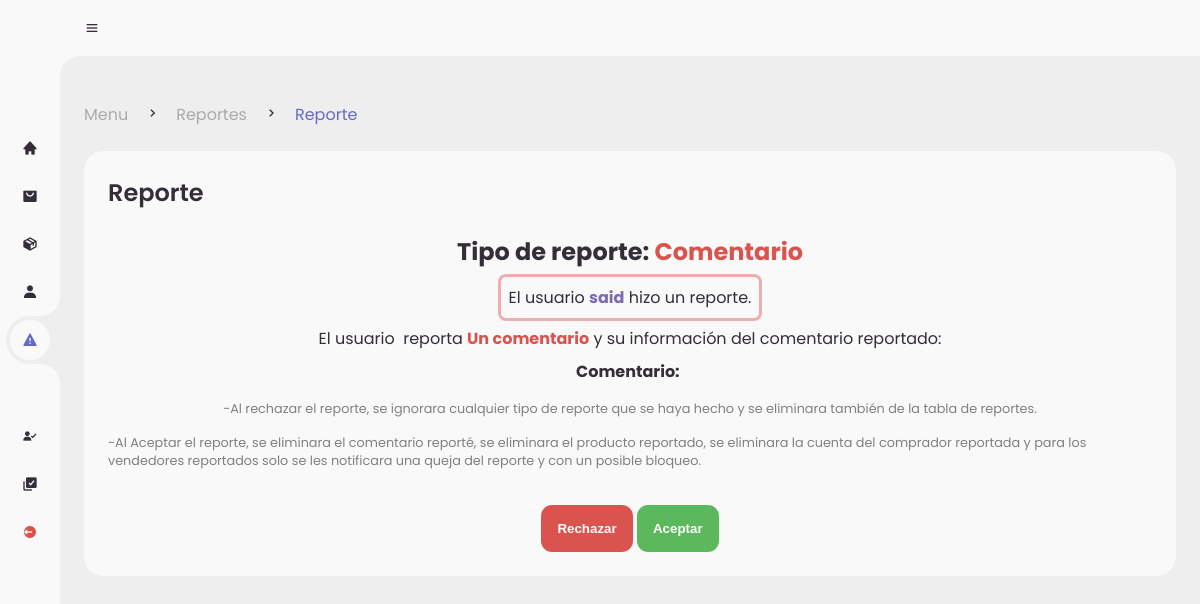
The page /admin/pages/det-reports.php?report=1 on the database as committed earlier.
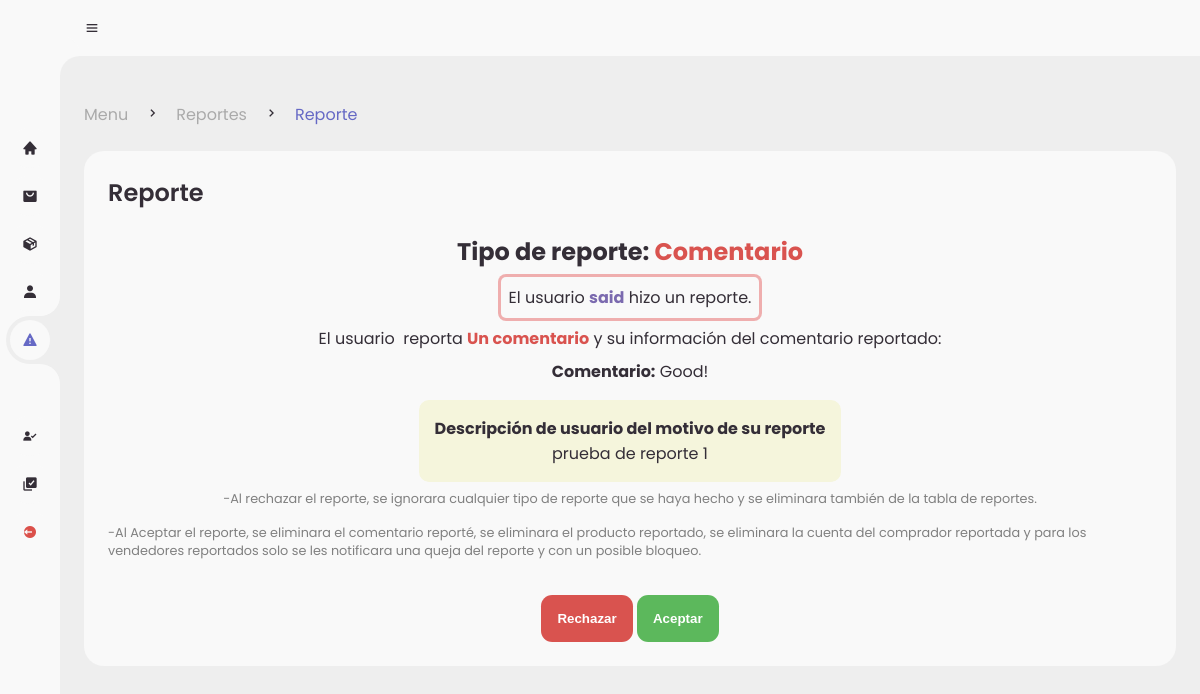
The same page on the database as committed later.
### tables this page shows
CREATE TABLE `reports` (
  `id_report` int(11) NOT NULL,
  `report` varchar(150) NOT NULL,
  `type` varchar(30) NOT NULL,
  `ID_registro` int(11) DEFAULT NULL,
  `id_product` int(11) DEFAULT NULL,
  `id_star` int(11) DEFAULT NULL,
  `id_comment` int(11) DEFAULT NULL,
  `seller` int(11) DEFAULT NULL,
  `buyer` int(11) DEFAULT NULL
);

CREATE TABLE `stars` (
  `id_star` int(11) NOT NULL,
  `star` int(11) NOT NULL,
  `comment` varchar(150) NOT NULL,
  `ID_registro` int(11) DEFAULT NULL,
  `id_product` int(11) DEFAULT NULL
);

### admin/helpers/Sdet-rep.php (the view, shortened to what this page needs)
<?php
    $mensaje = "";
    $id_reporte = $_GET['report'];
?>
<div class="table-data">
				<div class="order">
					<div class="head">
						<h3>Reporte</h3>
					</div>
                <div class="solicitud-vend">
				<?php
					$query = mysqli_query($conn,"SELECT * FROM reports WHERE id_report = $id_reporte");
					$data = mysqli_fetch_array($query);
                    $tipo = $data['type'];
                    $usuario = $data['ID_registro'];
                    $query2 = mysqli_query($conn,"SELECT * FROM registro WHERE ID = $usuario");
                    $data2 = mysqli_fetch_array($query2);
				?>
                    <h2 class="title-report">Tipo de reporte:&nbsp;<strong><?php echo $tipo?></strong></h2>
                    <p class="data-report">El usuario&nbsp;<strong ><?php echo $data2['Nombre']?></strong> hizo un reporte.</p>
                    <p>El usuario &nbsp;reporta
                        <?php
                            switch($tipo){
                            case 'Comentario':
                                    $mensaje = 1;
                                    $star=$data['id_star'];
                                    $getStars = mysqli_query($conn,"SELECT * FROM stars WHERE id_star = $star");
                                    $data_star = mysqli_fetch_array($getStars);
                                    echo "<strong style='color:#d9534f'>Un comentario</strong>&nbsp;";
                                    echo "y su información del comentario reportado:<br><center><strong>Comentario:</strong>&nbsp;".$data_star['comment']."</center>";
                            break;
                            }
                         ?>
                    </p>
                    <?php if(!empty($data['report'])){?>
                    <p class="desc-container" align="center"><strong>
                    Descripción de usuario del motivo de su reporte </strong><br>
                        <?php echo $data['report']?>
                    </p>
                    <?php }?>
                    <p class="note-report" style="font-size:0.8rem">-Al rechazar el reporte, se ignorara cualquier tipo de reporte que se haya hecho y se eliminara también de la tabla de reportes.<p>
                    <p class="note-report" style="font-size:0.8rem">-Al Aceptar el reporte, se eliminara el comentario reporté, se eliminara el producto reportado, se eliminara la cuenta del comprador reportada y para los vendedores reportados solo se les notificara una queja del reporte y con un posible bloqueo.<p>
                    <form method="POST">
                    <div class="report-buttons">
                        <button class="btn-choose decline" type="submit" name="Rechazar" value="<?php echo $mensaje;?>">Rechazar</button>
					    <button class="btn-choose accept" type="submit" name="Aceptar" value="<?php echo $mensaje;?>">Aceptar</button>
                    </div>
                    </form>
                </div>
				</div>

Rows that differ between the two databases and show on the page:
changed reports "Comentario": report (not shown) → "prueba de reporte 1"
now on this page (row unchanged): stars: comment "Good!"
Other text that changed with them:
text now shown: "Descripción de usuario del motivo de su reporte"
